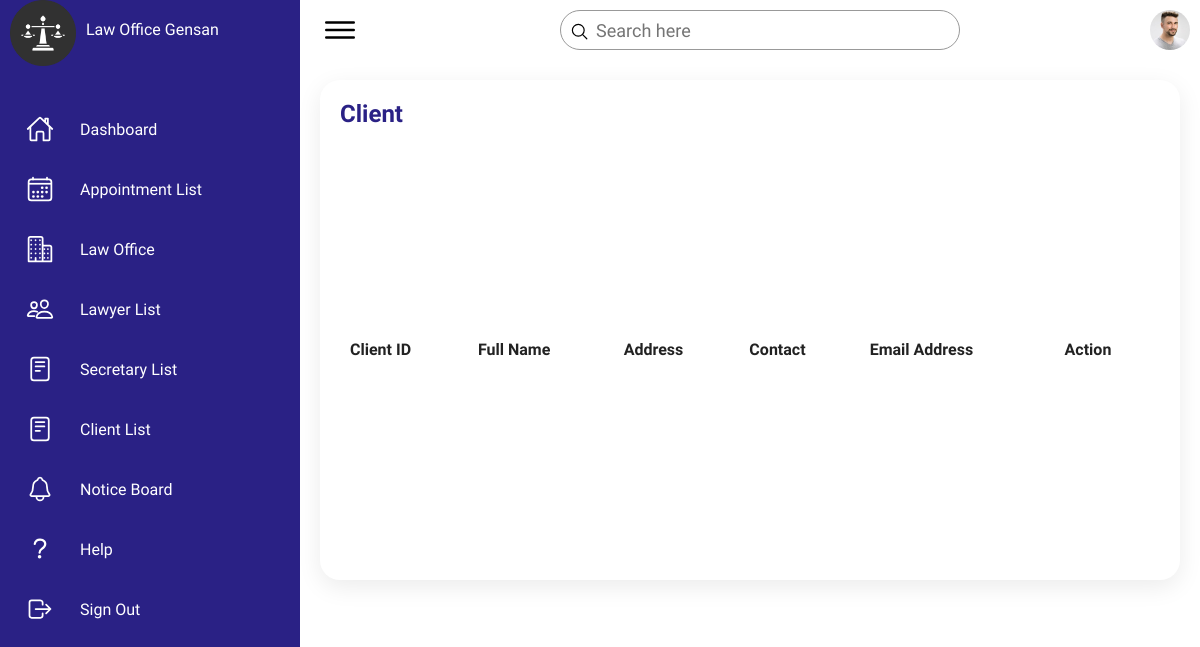
Page /clientlist.php on the earlier database version.
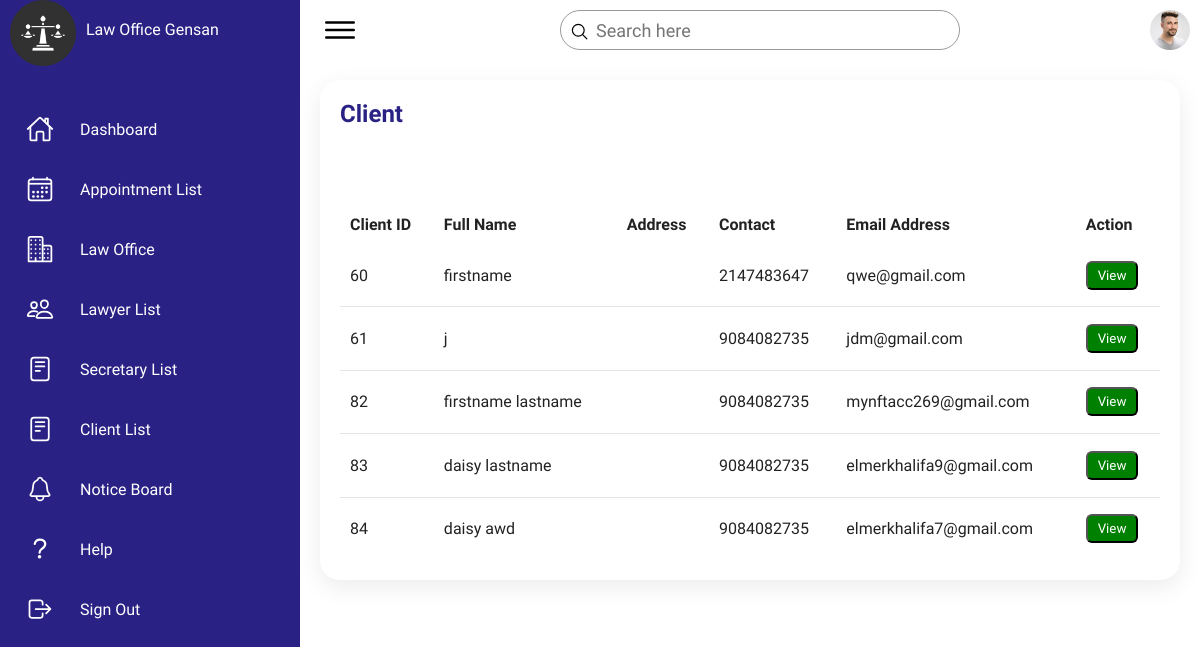
Same page on the later database version.
### tables this page shows
CREATE TABLE `tbl_userinfo` (
  `userinfo_id` int(11) NOT NULL,
  `firstName` varchar(244) NOT NULL,
  `middlename` varchar(244) NOT NULL,
  `lastName` varchar(244) NOT NULL
);

CREATE TABLE `tbl_contactinfo` (
  `contact_id` int(11) NOT NULL,
  `user_id` int(11) NOT NULL,
  `address` varchar(244) NOT NULL,
  `phoneNum` bigint(11) NOT NULL
);

CREATE TABLE `tbl_cred` (
  `usercred_id` int(11) NOT NULL,
  `user_id` int(11) NOT NULL,
  `email` varchar(244) NOT NULL,
  `password` varchar(244) NOT NULL,
  `OTP` int(11) NOT NULL,
  `email_verified_at` datetime DEFAULT NULL
);

### clientlist.php (the view, shortened to what this page needs)
<?php
include "dbconn.php";
$sql = "SELECT tbl_userinfo.userinfo_id, tbl_userinfo.firstName, tbl_userinfo.lastName, tbl_usertype.user_type, tbl_cred.email, tbl_contactinfo.address, tbl_contactinfo.phoneNum
FROM tbl_userinfo
JOIN tbl_usertype ON tbl_userinfo.userinfo_id = tbl_usertype.user_id
JOIN tbl_cred ON tbl_userinfo.userinfo_id = tbl_cred.user_id
JOIN tbl_contactinfo ON tbl_userinfo.userinfo_id = tbl_contactinfo.user_id
WHERE tbl_usertype.user_type = 'client'";
$result = mysqli_query($conn, $sql);
?>
<!DOCTYPE html>
<html lang="en">
<head>
    <link rel="stylesheet" href="assets/css/lawOffice.css">
</head>
<body>
    <div class="container">
        <div class="navigation">
            <ul>
                <li>
                    <a href="#">
                        <span class="icon">
                            <img src="assets/imgs/justice-scale.png" alt="" style="width: 66px; height: 66px;" >
                        </span>
                        <span class="title">Law Office Gensan</span>
                    </a>
                </li>
                <li>
                    <a href="Dashboard.php">
                        <span class="icon">
                            <ion-icon name="home-outline"></ion-icon>
                        </span>
                        <span class="title">Dashboard</span>
                    </a>
                </li>
                <li>
                    <a href="appointmentlist.php">
                        <span class="icon">
                            <ion-icon name="calendar-outline"></ion-icon>
                        </span>
                        <span class="title">Appointment List</span>
                    </a>
                </li>
                <li>
                    <a href="LawyerOfficeFinal.php">
                        <span class="icon">
                            <ion-icon name="business-outline"></ion-icon>
                        </span>
                        <span class="title">Law Office</span>
                    </a>
                </li>
                <li>
                    <a href="Lawyer.php">
                        <span class="icon">
                            <ion-icon name="people-outline"></ion-icon>
                        </span>
                        <span class="title">Lawyer List</span>
                    </a>
                </li>
                <li>
                    <a href="secretarylist.php">
                        <span class="icon">
                            <ion-icon name="reader-outline"></ion-icon>
                        </span>
                        <span class="title">Secretary List</span>
                    </a>
                </li>
                <li>
                    <a href="clientlist.php">
                        <span class="icon">
                            <ion-icon name="reader-outline"></ion-icon>
                        </span>
                        <span class="title">Client List</span>
                    </a>
                </li>
                <li>
                    <a href="noticeboard.php">
                        <span class="icon">
                            <ion-icon name="notifications-outline"></ion-icon>
                        </span>
                        <span class="title">Notice Board</span>
                    </a>
                </li>
                <li>
                    <a href="#">
                        <span class="icon">
                            <ion-icon name="help-outline"></ion-icon>
                        </span>
                        <span class="title">Help</span>
                    </a>
                </li>
                <li>
                    <a href="homepage.php">
                        <span class="icon">
                            <ion-icon name="log-out-outline"></ion-icon>
                        </span>
                        <span class="title">Sign Out</span>
                    </a>
                </li>
            </ul>
        </div>
        <div class="main">
            <div class="topbar">
                <div class="toggle">
                    <ion-icon name="menu-outline"></ion-icon>
                </div>
                <div class="search">
                    <label>
                        <input type="text" placeholder="Search here" id="search-input">
                        <ion-icon name="search-outline"></ion-icon>
                    </label>
                </div>
                <div class="user">
                    <img src="assets/imgs/customer01.jpg" alt="">
                </div>
            </div>
            <div class="details">
                <div class="Appointment">
                    <div class="cardHeader">
                        <h2>Client</h2>
                    </div>
                    <table id="client-table">
                        <thead>
                        <tr>
                                <td>Client ID</td>
                                <td>Full Name</td>
                                <td>Address</td>
                                <td>Contact</td>
                                <td>Email Address</td>
                                <td>Action</td>
                            </tr>
                        </thead>
                        <tbody>
                        <tr>
                                <?php
                                while($row = mysqli_fetch_assoc($result))
                                {
                                ?>
                                 <td><?php echo $row['userinfo_id']; ?></td>
                                 <td><?php echo $row['firstName'] . ' ' . $row['lastName']; ?></td>
                                 <td><?php echo $row['address']; ?></td>
                                 <td><?php echo $row['phoneNum']; ?></td>
                                 <td><?php echo $row['email']; ?></td>
                                 <td><button class="method active">View</button><strong> </strong>
                             </tr>
                                <?php
                                }
                                 ?>
                        </tbody>
                    </table>
                </div>
            </div>
        </div>
    </div>
</body>
</html>

### assets/css/lawOffice.css (style rules this page uses)
* { font-family: "Ubuntu", sans-serif; margin: 0; padding: 0; box-sizing: border-box; }
:root { --blue: #2a2185; --white: #fff; --gray: #f5f5f5; --black1: #222; --black2: #999; }
body { min-height: 100vh; overflow-x: hidden; }
.container { position: relative; width: 100%; }
.navigation { position: fixed; width: 300px; height: 100%; background: var(--blue); border-left: 10px solid var(--blue); transition: 0.5s; overflow: hidden; }
.navigation ul { position: absolute; top: 0; left: 0; width: 100%; }
.navigation ul li { position: relative; width: 100%; list-style: none; border-top-left-radius: 30px; border-bottom-left-radius: 30px; }
.navigation ul li:nth-child(1) { margin-bottom: 40px; pointer-events: none; }
.navigation ul li a { position: relative; display: block; width: 100%; display: flex; text-decoration: none; color: var(--white); }
.navigation ul li a .icon { position: relative; display: block; min-width: 60px; height: 60px; line-height: 75px; text-align: center; }
.navigation ul li a .icon ion-icon { font-size: 1.75rem; }
.navigation ul li a .title { position: relative; display: block; padding: 0 10px; height: 60px; line-height: 60px; text-align: start; white-space: nowrap; }
.main { position: absolute; width: calc(100% - 300px); left: 300px; min-height: 100vh; background: var(--white); transition: 0.5s; }
.topbar { width: 100%; height: 60px; display: flex; justify-content: space-between; align-items: center; padding: 0 10px; }
.toggle { position: relative; width: 60px; height: 60px; display: flex; justify-content: center; align-items: center; font-size: 2.5rem; cursor: pointer; }
.search { position: relative; width: 400px; margin: 0 10px; }
.search label { position: relative; width: 100%; }
.search label input { width: 100%; height: 40px; border-radius: 40px; padding: 5px 20px; padding-left: 35px; font-size: 18px; outline: none; border: 1px solid var(--black2); }
.search label ion-icon { position: absolute; top: 0; left: 10px; font-size: 1.2rem; }
.user { position: relative; width: 40px; height: 40px; border-radius: 50%; overflow: hidden; cursor: pointer; }
.user img { position: absolute; top: 0; left: 0; width: 100%; height: 100%; object-fit: cover; }
.details { position: relative; width: 100%; padding: 20px; }
.details .Appointment { position: relative; display: grid; min-height: 500px; background: var(--white); padding: 20px; box-shadow: 0 7px 25px rgba(0, 0, 0, 0.08); border-radius: 20px; }
.details .cardHeader { display: flex; justify-content: space-between; align-items: flex-start; }
.cardHeader h2 { font-weight: 600; color: var(--blue); }
.details table { width: 100%; border-collapse: collapse; margin-top: 10px; }
.details table thead td { font-weight: 600; }
.details .Appointment table tr { color: var(--black1); border-bottom: 1px solid rgba(0, 0, 0, 0.1); }
.details .Appointment table tr:last-child { border-bottom: none; }
.details .Appointment table tr td { padding: 10px; }
.details .Appointment table tr td:last-child { text-align: left; }
.details .Appointment table tr td:nth-child(2) { text-align: left; }
.details .Appointment table tr td:nth-child(3) { text-align: left; }
.method.active { position: relative; padding: 5px 10px; background: green; text-decoration: none; color: var(--white); border-radius: 6px; cursor: pointer; }

Differences in the rows shown:
added tbl_userinfo: userinfo_id "60", firstName "firstname", tbl_contactinfo.phoneNum "2147483647", tbl_cred.email "qwe@gmail.com"
added tbl_userinfo: userinfo_id "61", firstName "j", tbl_contactinfo.phoneNum "9084082735", tbl_cred.email "jdm@gmail.com"
added tbl_userinfo: userinfo_id "82", firstName "firstname", lastName "lastname", tbl_contactinfo.phoneNum "9084082735", tbl_cred.email "mynftacc269@gmail.com"
added tbl_userinfo: userinfo_id "83", firstName "daisy", lastName "lastname", tbl_contactinfo.phoneNum "9084082735", tbl_cred.email "elmerkhalifa9@gmail.com"
added tbl_userinfo: userinfo_id "84", firstName "daisy", lastName "awd", tbl_contactinfo.phoneNum "9084082735", tbl_cred.email "elmerkhalifa7@gmail.com"
